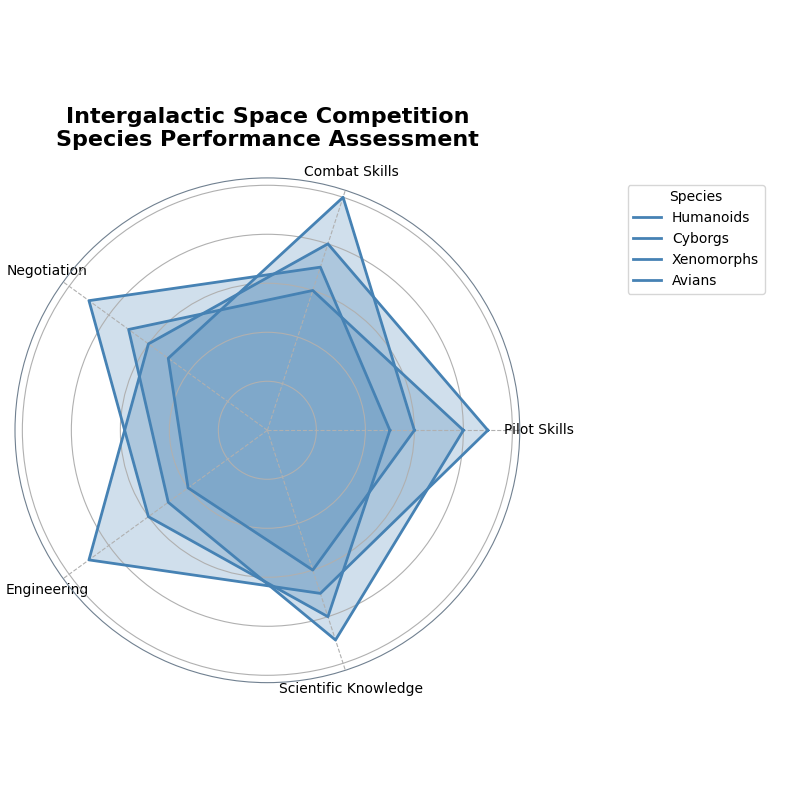

Recreate this plot in Python.
import numpy as np
import matplotlib.pyplot as plt

skills = ['Pilot Skills', 'Combat Skills', 'Negotiation', 'Engineering', 'Scientific Knowledge']
species = ['Humanoids', 'Cyborgs', 'Xenomorphs', 'Avians']

performance = np.array([
    [8, 6, 7, 5, 9],  # Humanoids
    [9, 8, 6, 9, 7],  # Cyborgs
    [6, 10, 5, 4, 6], # Xenomorphs
    [5, 7, 9, 6, 8]   # Avians
])

num_skills = len(skills)

def create_radar_chart(title, labels, data, categories):
    angles = np.linspace(0, 2 * np.pi, num_skills, endpoint=False).tolist()
    angles += angles[:1]

    data = np.concatenate((data, data[:, [0]]), axis=1)

    fig, ax = plt.subplots(figsize=(8, 8), subplot_kw=dict(polar=True))

    # Apply a single color to all data groups
    single_color = '#4682B4'

    for idx, d in enumerate(data):
        ax.fill(angles, d, color=single_color, alpha=0.25)
        ax.plot(angles, d, color=single_color, linewidth=2, label=categories[idx])

    ax.xaxis.grid(True, linestyle='--')
    ax.spines['polar'].set_visible(True)
    ax.spines['polar'].set_color('#708090')

    ax.set_yticklabels([])
    ax.set_xticks(angles[:-1])
    ax.set_xticklabels(labels, fontsize=10)

    plt.title(title, size=16, fontweight='bold', pad=20, va='bottom')
    plt.legend(loc='upper left', bbox_to_anchor=(1.2, 1.0), title="Species")

    plt.tight_layout()
    plt.show()

create_radar_chart(
    "Intergalactic Space Competition\nSpecies Performance Assessment",
    skills, performance, species
)
